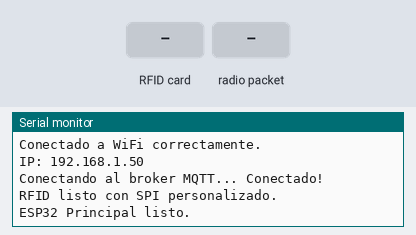
This sketch was run on a simulated ESP32. Shown: the last lines printed to the serial monitor. The inputs (shaded band) are chosen by the test bench. WiFi joins after 1.5 s; servers stay silent unless stated; no MQTT or app messages arrive unless stated.

Above: at 3.8 s.
3.9 s: RFID card 5E 7A 19 C4 held to the reader
At 5.1 s:
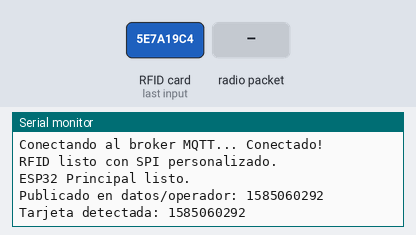
5.4 s: radio packet "ID:BUTTON" arrives
At 6.0 s:
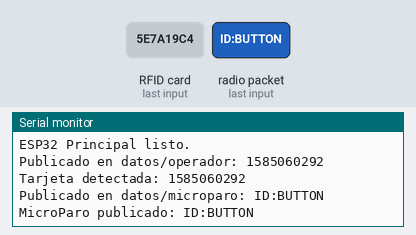

Measured:
- after the input at 3.9 s, the serial monitor: prints a new line after 0.06 s (image 1)
- after the input at 5.4 s, the serial monitor: prints a new line after 0.12 s (image 2)

The sketch:

receiver_main.ino
```cpp
#include <Arduino.h>
#include "communication.h"
#include "mqtt_client.h"
#include "rfid_reader.h"

// Tópicos MQTT
const char* topicVibration = "datos/vibracion";
const char* topicCurrent   = "datos/corriente";
const char* topicOperator  = "datos/operador";
const char* topicMicroParo = "datos/microparo";  // <<< AGREGADO

void setup() {
    Serial.begin(115200);
    delay(1000);

    startCom();
    initMQTT();
    initRFID();

    Serial.println("ESP32 Principal listo.");
}

void loop() {
    loopMQTT();

    // --- RFID ---
    uint64_t uidDecimal;
    if (checkForCard(uidDecimal)) {
        String payload = String(uidDecimal);
        publishMQTT(topicOperator, payload.c_str());
        Serial.println("Tarjeta detectada: " + payload);
        delay(800);
    }

    // --- Vibración ---
    if (newVibrationDataAvailable()) {
        float x = getVibrationX();
        float y = getVibrationY();
        float z = getVibrationZ();
        char payload[80];
        snprintf(payload, sizeof(payload), "ID:VIBRATION;X:%.2f,Y:%.2f,Z:%.2f", x, y, z);
        publishMQTT(topicVibration, payload);
        Serial.println(payload);
    }

    // --- Corriente ---
    if (newCurrentDataAvailable()) {
        float current = getCurrentValue();
        char payload[50];
        snprintf(payload, sizeof(payload), "ID:CURRENT;VALUE:%.2f", current);
        publishMQTT(topicCurrent, payload);
        Serial.println(payload);
    }

    // --- Microparo (botonera) ---
    if (newMicroParoAvailable()) {
        String msg = getMicroParoMsg();
        publishMQTT(topicMicroParo, msg.c_str());
        Serial.print("MicroParo publicado: ");
        Serial.println(msg);
    }

    delay(50);
}
```

communication.cpp
```cpp
#include "communication.h"
#include <esp_now.h>
#include <WiFi.h>

// --- Variables para vibración ---
static float vibrationX = 0;
static float vibrationY = 0;
static float vibrationZ = 0;
static bool vibrationAvailable = false;

// --- Variables para corriente ---
static float currentValue = 0;
static bool currentAvailable = false;

// --- Variables para microparo (botonera) ---
static String microParoMsg = "";
static bool microParoAvailable = false;

// --- Callback para recepción ESP-NOW ---
void onDataRecv(const esp_now_recv_info_t *recv_info, const uint8_t *data, int len) {
    String msg = "";
    for (int i = 0; i < len; i++) msg += (char)data[i];

    // --- Vibración ---
    if (msg.startsWith("ID:VIBRATION")) {
        int xIndex = msg.indexOf("X:");
        int yIndex = msg.indexOf("Y:");
        int zIndex = msg.indexOf("Z:");

        if (xIndex != -1 && yIndex != -1 && zIndex != -1) {
            vibrationX = msg.substring(xIndex + 2, yIndex - 1).toFloat();
            vibrationY = msg.substring(yIndex + 2, zIndex - 1).toFloat();
            vibrationZ = msg.substring(zIndex + 2).toFloat();
            vibrationAvailable = true;
        }
    }

    // --- Corriente ---
    else if (msg.startsWith("ID:CURRENT")) {
        int vIndex = msg.indexOf("VALUE:");
        if (vIndex != -1) {
            currentValue = msg.substring(vIndex + 6).toFloat();
            currentAvailable = true;
        }
    }

    // --- Microparo (botonera) ---
    else if (msg.startsWith("ID:BUTTON")) {
        microParoMsg = msg;   // guardamos el mensaje tal cual llega
        microParoAvailable = true;
    }
}

void startCom() {
    WiFi.mode(WIFI_STA);
    if (esp_now_init() != ESP_OK) {
        Serial.println("Error al iniciar ESP-NOW");
        return;
    }
    esp_now_register_recv_cb(onDataRecv);
    Serial.println("Receptor ESP-NOW iniciado");
}

// --- Vibración ---
bool newVibrationDataAvailable() { return vibrationAvailable; }
float getVibrationX() { vibrationAvailable = false; return vibrationX; }
float getVibrationY() { return vibrationY; }
float getVibrationZ() { return vibrationZ; }

// --- Corriente ---
bool newCurrentDataAvailable() { return currentAvailable; }
float getCurrentValue() { currentAvailable = false; return currentValue; }

// --- Microparo (botonera) ---
bool newMicroParoAvailable() { return microParoAvailable; }
String getMicroParoMsg() { microParoAvailable = false; return microParoMsg; }
```

communication.h
```cpp
#ifndef COMMUNICATION_H
#define COMMUNICATION_H

#include <Arduino.h>

// Inicialización
void startCom();
void stopCom();

// --- Vibración ---
bool newVibrationDataAvailable();
float getVibrationX();
float getVibrationY();
float getVibrationZ();

// --- Corriente ---
bool newCurrentDataAvailable();
float getCurrentValue();

// --- Microparo (botonera) ---
bool newMicroParoAvailable();
String getMicroParoMsg();

#endif
```

mqtt_client.cpp
```cpp
#include "mqtt_client.h"
#include <WiFi.h>
#include <PubSubClient.h>

// ----- Configuración WiFi -----
const char* ssid = "Tec-IoT";
const char* password = "spotless.magnetic.bridge";

// ----- Configuración MQTT -----
const char* mqtt_server = "10.25.90.33";
const int mqtt_port = 1883;
const char* mqtt_client_id = "ESP32_Receiver";

WiFiClient espClient;
PubSubClient client(espClient);

void reconnectMQTT(){
    while(!client.connected()){
        Serial.print("Conectando al broker MQTT...");
        if(client.connect(mqtt_client_id)){
            Serial.println(" Conectado!");
        } else {
            Serial.print(" Error (rc=");
            Serial.print(client.state());
            Serial.println("), reintentando en 5s...");
            delay(5000);
        }
    }
}

void initMQTT(){
    WiFi.mode(WIFI_STA);
    WiFi.begin(ssid, password);
    Serial.print("Conectando a WiFi");
    while(WiFi.status() != WL_CONNECTED){
        delay(500);
        Serial.print(".");
    }
    Serial.println("\nConectado a WiFi correctamente.");
    Serial.print("IP: ");
    Serial.println(WiFi.localIP());

    client.setServer(mqtt_server, mqtt_port);
    reconnectMQTT();
}

void loopMQTT(){
    if(!client.connected()){
        reconnectMQTT();
    }
    client.loop();
}

void publishMQTT(const char* topic, const char* payload){
    if(client.connected()){
        client.publish(topic, payload);
        Serial.print("Publicado en ");
        Serial.print(topic);
        Serial.print(": ");
        Serial.println(payload);
    } else {
        Serial.println("MQTT no conectado, no se pudo publicar");
    }
}
```

mqtt_client.h
```cpp
#ifndef MQTT_CLIENT_H
#define MQTT_CLIENT_H

#include <Arduino.h>

void initMQTT();
void loopMQTT();
void publishMQTT(const char* topic, const char* payload);

#endif
```

rfid_reader.cpp
```cpp
#include "rfid_reader.h"
#include <SPI.h>
#include <MFRC522.h>

// Pines según tu conexión
static const uint8_t RST_PIN  = 2;  // RST -> D2 (GPIO2)
static const uint8_t SS_PIN   = 5;  // SS/SDA -> GPIO5
static const uint8_t SCK_PIN  = 18; // SCK -> GPIO18
static const uint8_t MISO_PIN = 19; // MISO -> GPIO19
static const uint8_t MOSI_PIN = 23; // MOSI -> GPIO23

// Crear instancia MFRC522 usando SPI con pines personalizados
MFRC522 mfrc522(SS_PIN, RST_PIN);

void initRFID() {
    // Iniciar SPI con pines personalizados
    SPI.begin(SCK_PIN, MISO_PIN, MOSI_PIN, SS_PIN);
    mfrc522.PCD_Init();
    Serial.println("RFID listo con SPI personalizado.");
}

bool checkForCard(uint64_t &uidDecimal) {
    if (!mfrc522.PICC_IsNewCardPresent()) return false;
    if (!mfrc522.PICC_ReadCardSerial()) return false;

    uidDecimal = 0;
    for (byte i = 0; i < mfrc522.uid.size; i++) {
        uidDecimal <<= 8;
        uidDecimal |= mfrc522.uid.uidByte[i];
    }

    mfrc522.PICC_HaltA(); // Para detener la tarjeta hasta próxima lectura
    return true;
}
```

rfid_reader.h
```cpp
#ifndef RFID_READER_H
#define RFID_READER_H

#include <Arduino.h>

void initRFID();
bool checkForCard(uint64_t &uidDecimal);

#endif
```
